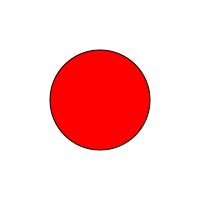

Recreate this plot in Python.
import drawsvg as draw

d = draw.Drawing(200,200, origin = 'center') # create canvas
d.append(draw.Circle(0, 0, 50,
            fill = 'red', stroke_width = 1, stroke = 'black')) # render a circle

d
